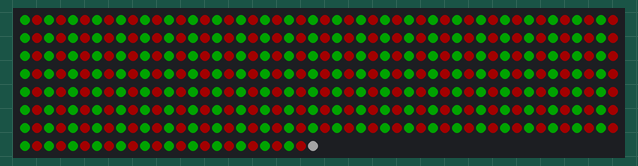
The sketch below on a simulated Arduino Uno, built with avr-gcc and run on an emulated ATmega328P. Shown: 375 RGB LEDs in strip order, left to right, continuing on the next row. Dim RGB values are drawn brighter than linear; random numbers use the default seed unless the sketch sets one.

Above: at 0.13 s.
At 20.01 s:
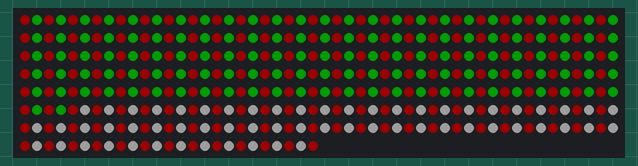
At 39.88 s:
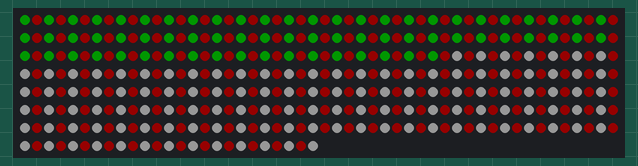

The sketch:

main.c.ino
```cpp
//#include "main.h"
//#include "setup.h"
#include <FastLED.h>
#define SKIP 1
#define LED_PIN 2
#define NUM_LEDS 375
#define OFF 0
#define WHITE 1
#define RED 2
#define GREEN 3
#define BLUE 4


  uint8_t whiteVal [NUM_LEDS];
  //uint8_t upDown   [NUM_LEDS/8]; //0 means up and 1 means down


uint8_t ran = 0;
int runCnt=0;
CRGB leds[NUM_LEDS];
uint8_t flip = 0, r1, g1, b1, r2, g2, b2;
void setLEDs2EveryOther(uint8_t color1, uint8_t color2);
void colorSelect(uint8_t color1, uint8_t color2);
void slideLEDs (uint8_t color1, uint8_t color2);
void ledTwinkle(void);
void blinkLEDs(uint8_t color1, uint8_t color2, uint8_t blinks);

void setup() {
  FastLED.addLeds<WS2812B, LED_PIN, GRB>(leds, NUM_LEDS);
  FastLED.setMaxPowerInVoltsAndMilliamps(5, 800);
  FastLED.clear();
  FastLED.show();
  Serial.begin(9600);
  setLEDs2EveryOther(GREEN, RED);

}
void loop() {

    slideLEDs(WHITE, RED, NUM_LEDS);
    slideLEDs(GREEN, RED, NUM_LEDS);
    slideLEDs(WHITE, RED, NUM_LEDS);
    slideLEDs(WHITE, BLUE, NUM_LEDS);

  while(runCnt<50000)
  {
    ledTwinkle();
    runCnt++;
  }
  runCnt=0;
/*
  slideLEDs(WHITE, BLUE, NUM_LEDS);
  blinkLEDs(WHITE, BLUE, 5);
  slideLEDs(WHITE, BLUE, 3);
  blinkLEDs(WHITE, BLUE, 5);
  blinkLEDs(WHITE, RED, 3);
  slideLEDs(WHITE, RED, 20);
  blinkLEDs(WHITE, RED, 3);
  //slideLEDsBack(WHITE, RED, 10);
  blinkLEDs(WHITE, RED, 3);
  blinkLEDs(GREEN, RED, 6);
  blinkLEDs(WHITE, RED, 3);
*/
}
void blinkLEDs(uint8_t color1, uint8_t color2, uint8_t blinks)
{
  for(uint8_t i = blinks; i>0; i--)
  {
    setLEDs2EveryOther(color1, color2);
    delay(200);
    setLEDs2EveryOther(OFF, OFF);
    delay(200);
  }
  setLEDs2EveryOther(color1, color2);

}
/*
void ledPulse(uint8_t color1, uint8_t color2, uint8_t speed)
{
  uint8_t flip =0, upDown = 0;
  int run = 254;

  uint8_t gVal[NUM_LEDS];
  uint8_t bVal[NUM_LEDS];
  setLEDs2EveryOther(color1, color2);
  while(run<255)
  {
    for(int i = 0; i<NUM_LEDS; i++)
    {
      if(flip)
      {
        rVal[i] = r1;
        gVal[i] = g1;
        bVal[i] = b1;
        leds[i]=CRGB(r1, g1, b1);
      }
      else
      {
        rVal[i] = r2;
        gVal[i] = g2;
        bVal[i] = b2;
        leds[i]=CRGB(r2, g2, b2);
      }
      flip ^= 1;
    }
    FastLED.show();
    if(upDown)
    {
      if(r1)
        r1+=speed;
      if(g1)
        g1+=speed;
      if(b1)
        b1+=speed;
      if(r2)
        r2+=speed;
      if(g2)
        g2+=speed;
      if(b2)
        b2+=speed;
      run+=speed;
    }
    else
    {
      if(r1)
        r1-=speed;
      if(g1)
        g1-=speed;
      if(b1)
        b1-=speed;
      if(r2)
        r2-=speed;
      if(g2)
        g2-=speed;
      if(b2)
        b2-=speed;
      run-=speed;
    }
    if(run<=speed)
      upDown = 1; //1 = up
    FastLED.show();
  }


}*/

void ledTwinkle(void)
{

  //uint8_t whiteVal [NUM_LEDS];
  //uint8_t upDown   [NUM_LEDS]; //0 means up and 1 means down
  //colorSelect(WHITE, WHITE);
  if(!ran)
  {
    for(int i=0; i<NUM_LEDS; i++)
    {
      whiteVal[i] = random(255);

      leds[i]=CRGB(whiteVal[i], whiteVal[i], whiteVal[i]);
    }
    FastLED.show();
    ran = 1;
  }
  for(int i=0; i<NUM_LEDS; i++)
  {
      /*if(whiteVal[i]==255)
      {
        upDown[i] = 1;
      }
      else if(whiteVal[i]==0)
      {
        if(ran&2) //let some of them overflow
          upDown[i] = 0;
        ran^=2;
      }
      if(upDown[i]==0) //if getting brighter
        whiteVal[i]++;
      else //if LED is getting dimmer*/
        whiteVal[i]--;
      leds[i]=CRGB(whiteVal[i], whiteVal[i], whiteVal[i]);
  }
  FastLED.show();
}
void setLEDs2EveryOther(uint8_t color1, uint8_t color2)
{
  uint8_t flip = 0;
  colorSelect(color1, color2);
    for(int i=0; i<NUM_LEDS;i++)
    {
      if(flip)
      {
        leds[i]=CRGB(r1, g1, b1);
      }
      else
      {
        leds[i]=CRGB(r2, g2, b2);
      }
      flip ^= 1;
    }
      FastLED.show();
}


void colorSelect(uint8_t color1, uint8_t color2)
{

  switch(color1)
  {
    case OFF:
      r1 = 0; g1 = 0; b1 = 0;
    break;
    case WHITE:
      r1 = 255; g1 = 255; b1 = 255;
    break;
    case RED:
      r1 = 255; g1 = 0; b1 = 0;
    break;
    case GREEN:
        r1 = 0; g1 = 255; b1 = 0;
    break;
    case BLUE:
        r1 = 0; g1 = 0; b1 = 255;
    break;
  }
  switch(color2)
  {
    case OFF:
      r2 = 0; g2 = 0; b2 = 0;
    break;
    case WHITE:
      r2 = 255; g2 = 255; b2 = 255;
    break;
    case RED:
      r2 = 255; g2 = 0; b2 = 0;
    break;
    case GREEN:
      r2 = 0; g2 = 255; b2 = 0;
    break;
    case BLUE:
      r2 = 0; g2 = 0; b2 = 255;
    break;
  }

}

void slideLEDs (uint8_t color1, uint8_t color2, int slides)
{
  int i, cnt=0;
  colorSelect(color1, color2);
  i=0;
  while(cnt<slides)
  {
    if(i==NUM_LEDS-1)
    {
        flip^=1;
        if(flip)
            leds[i]=CRGB(r1, g1, b1);
        else
            leds[i]=CRGB(r2, g2, b2);
        FastLED.show();
        i=0;
        cnt++;
        delay(150);
    }
    leds[i]=leds[i+1];
    i++;


  }
}
void slideLEDsBack (uint8_t color1, uint8_t color2, int slides)
{
  int i, cnt=0;
  uint8_t flip = 0;
  //colorSelect(color1, color2);
  i=0;
  while(cnt<slides)
  {

    //if(i==NUM_LEDS-

        if(flip)
            leds[0]=CRGB(r1, g1, b1);
        else
            leds[0]=CRGB(r2, g2, b2);
      flip^=1;
    for(int j = NUM_LEDS-1; j>=0; j--)
      leds[j]=leds[j-1];
    i++;
    FastLED.show();
    delay(150);

  }

}


/*
void debug(void)
{
  Serial.print("r1=");
  Serial.print(r1);

  Serial.print("  g1=");
  Serial.print(g1);

  Serial.print("  b1=");
  Serial.print(b1);
  Serial.println();

  Serial.print("r2=");
  Serial.print(r2);

  Serial.print("  g2=");
  Serial.print(g2);

  Serial.print("  b2=");
  Serial.print(b2);

  Serial.println();
  Serial.println();
  Serial.println();

}
*/
```
